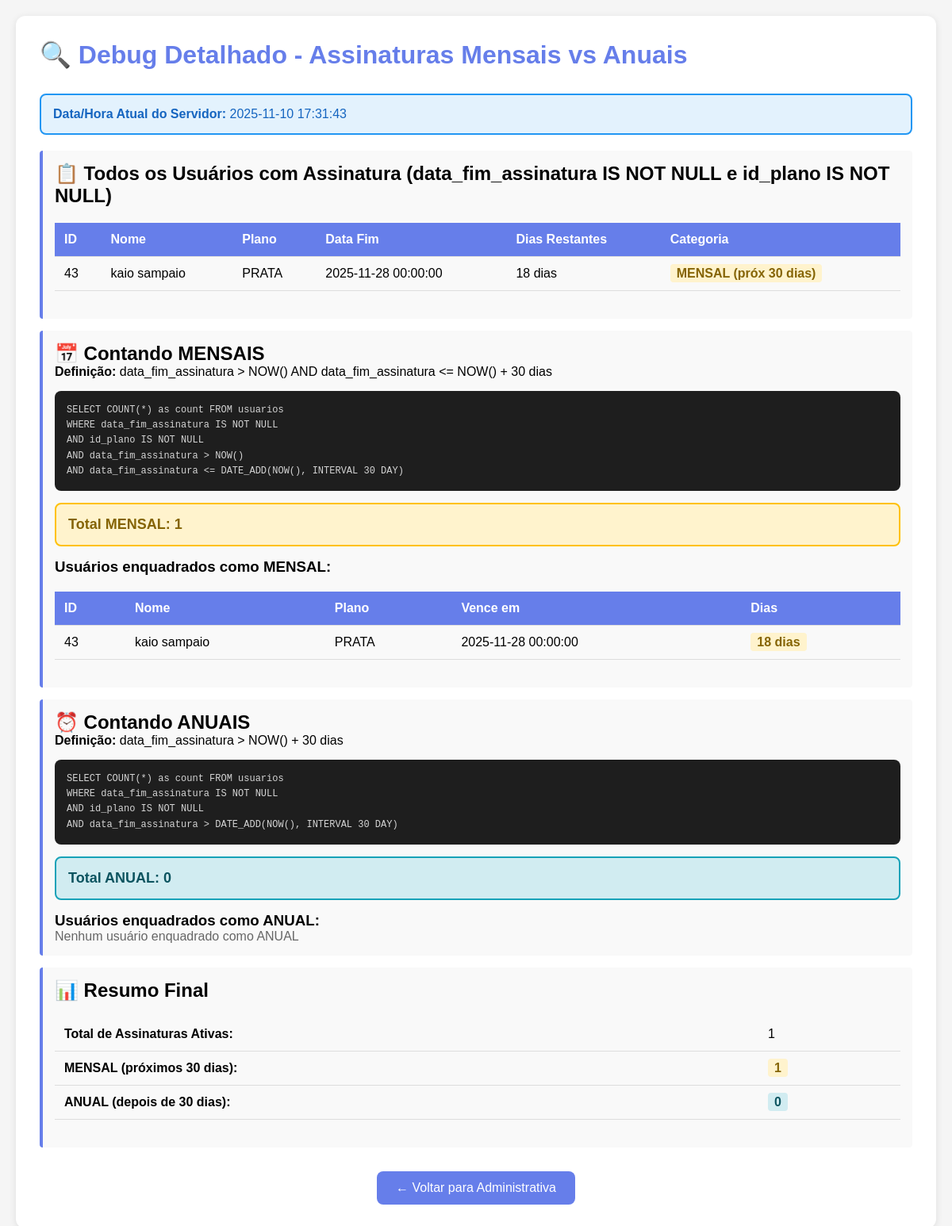
Page /debug-assinaturas.php (signed in) on the committed database.
### tables this page shows
CREATE TABLE `usuarios` (
  `id` int(11) NOT NULL,
  `nome` varchar(100) NOT NULL,
  `email` varchar(100) NOT NULL,
  `senha` varchar(100) NOT NULL,
  `telefone` varchar(45) NOT NULL,
  `genero` varchar(45) NOT NULL,
  `token_recuperacao` varchar(255) NOT NULL,
  `token_expira` datetime NOT NULL,
  `data_cadastro` datetime DEFAULT NULL,
  `status_assinatura` enum('ativa','expirada','trial') DEFAULT 'trial',
  `data_inicio_assinatura` datetime DEFAULT NULL,
  `data_fim_assinatura` datetime DEFAULT NULL,
  `id_plano` int(11) DEFAULT 1,
  `tipo_ciclo` enum('mensal','anual') DEFAULT 'mensal',
  `cartao_salvo` tinyint(1) DEFAULT 0,
  `token_cartao` varchar(255) DEFAULT NULL,
  `ultimos_4_digitos` varchar(4) DEFAULT NULL,
  `bandeira_cartao` varchar(50) DEFAULT NULL,
  `mercadopago_customer_id` varchar(255) DEFAULT NULL,
  `data_renovacao_automatica` datetime DEFAULT NULL,
  `renovacao_ativa` tinyint(1) DEFAULT 1,
  `plano` varchar(50) DEFAULT 'Gratuito',
  `tipo_pagamento` enum('pago','bonus') DEFAULT 'pago'
);

CREATE TABLE `planos` (
  `id` int(11) NOT NULL,
  `nome` varchar(50) NOT NULL,
  `descricao` text DEFAULT NULL,
  `preco_mes` decimal(10,2) NOT NULL,
  `preco_ano` decimal(10,2) NOT NULL,
  `mentores_limite` int(11) DEFAULT 1,
  `entradas_diarias` int(11) DEFAULT 3,
  `ativo` tinyint(1) DEFAULT 1,
  `icone` varchar(50) DEFAULT NULL,
  `cor_tema` varchar(20) DEFAULT NULL,
  `data_criacao` timestamp NOT NULL DEFAULT current_timestamp()
);

### debug-assinaturas.php (the view, shortened to what this page needs)
<?php
require_once 'carregar_sessao.php';
?>
<!DOCTYPE html>
<html lang="pt-br">
<head>
    <link rel="stylesheet" href="https://cdnjs.cloudflare.com/ajax/libs/font-awesome/6.4.0/css/all.min.css">
</head>
<body>
    <div class="container">
        <h1>🔍 Debug Detalhado - Assinaturas Mensais vs Anuais</h1>
        <div class="info-box">
            <strong>Data/Hora Atual do Servidor:</strong>
            <?php
            $result = $conexao->query("SELECT NOW() as agora");
            $row = $result->fetch_assoc();
            echo $row['agora'];
            ?>
        </div>
        <div class="data-box">
            <h2>📋 Todos os Usuários com Assinatura (data_fim_assinatura IS NOT NULL e id_plano IS NOT NULL)</h2>
            <?php
            $result = $conexao->query("
                SELECT
                    u.id,
                    u.nome,
                    u.id_plano,
                    p.nome as plano,
                    u.data_fim_assinatura,
                    DATEDIFF(u.data_fim_assinatura, NOW()) as dias_restantes,
                    CASE
                        WHEN u.data_fim_assinatura <= NOW() THEN 'EXPIRADO'
                        WHEN u.data_fim_assinatura <= DATE_ADD(NOW(), INTERVAL 30 DAY) THEN 'MENSAL (próx 30 dias)'
                        ELSE 'ANUAL (>30 dias)'
                    END as categoria
                FROM usuarios u
                LEFT JOIN planos p ON u.id_plano = p.id
                WHERE u.data_fim_assinatura IS NOT NULL
                AND u.id_plano IS NOT NULL
                ORDER BY u.data_fim_assinatura ASC
            ");
            if ($result && $result->num_rows > 0) {
                echo '<table>';
                echo '<tr>';
                echo '<th>ID</th>';
                echo '<th>Nome</th>';
                echo '<th>Plano</th>';
                echo '<th>Data Fim</th>';
                echo '<th>Dias Restantes</th>';
                echo '<th>Categoria</th>';
                echo '</tr>';
                while ($row = $result->fetch_assoc()) {
                    $categoria = $row['categoria'];
                    $classe = '';
                    if (strpos($categoria, 'MENSAL') !== false) {
                        $classe = 'status-mensal';
                    } elseif (strpos($categoria, 'ANUAL') !== false) {
                        $classe = 'status-anual';
                    }
                    echo '<tr>';
                    echo '<td>' . $row['id'] . '</td>';
                    echo '<td>' . $row['nome'] . '</td>';
                    echo '<td>' . ($row['plano'] ?? 'N/A') . '</td>';
                    echo '<td>' . $row['data_fim_assinatura'] . '</td>';
                    echo '<td>' . $row['dias_restantes'] . ' dias</td>';
                    echo '<td><span class="' . $classe . '">' . $categoria . '</span></td>';
                    echo '</tr>';
                }
                echo '</table>';
            }
            ?>
        </div>
        <div class="data-box">
            <h2>📅 Contando MENSAIS</h2>
            <p><strong>Definição:</strong> data_fim_assinatura > NOW() AND data_fim_assinatura <= NOW() + 30 dias</p>
            <div class="sql-box">
SELECT COUNT(*) as count FROM usuarios <br>
WHERE data_fim_assinatura IS NOT NULL <br>
AND id_plano IS NOT NULL<br>
AND data_fim_assinatura > NOW()<br>
AND data_fim_assinatura <= DATE_ADD(NOW(), INTERVAL 30 DAY)
            </div>
            <?php
            $result = $conexao->query("
                SELECT COUNT(*) as count FROM usuarios
                WHERE data_fim_assinatura IS NOT NULL
                AND id_plano IS NOT NULL
                AND data_fim_assinatura > NOW()
                AND data_fim_assinatura <= DATE_ADD(NOW(), INTERVAL 30 DAY)
            ");
            $mensal_count = $result->fetch_assoc()['count'];
            echo '<div class="resultado mensal">Total MENSAL: <strong>' . $mensal_count . '</strong></div>';
            ?>
            <h3>Usuários enquadrados como MENSAL:</h3>
            <?php
            $result = $conexao->query("
                SELECT
                    u.id,
                    u.nome,
                    p.nome as plano,
                    u.data_fim_assinatura,
                    DATEDIFF(u.data_fim_assinatura, NOW()) as dias_restantes
                FROM usuarios u
                LEFT JOIN planos p ON u.id_plano = p.id
                WHERE u.data_fim_assinatura IS NOT NULL
                AND u.id_plano IS NOT NULL
                AND u.data_fim_assinatura > NOW()
                AND u.data_fim_assinatura <= DATE_ADD(NOW(), INTERVAL 30 DAY)
                ORDER BY u.data_fim_assinatura ASC
            ");
            if ($result && $result->num_rows > 0) {
                echo '<table>';
                echo '<tr>';
                echo '<th>ID</th>';
                echo '<th>Nome</th>';
                echo '<th>Plano</th>';
                echo '<th>Vence em</th>';
                echo '<th>Dias</th>';
                echo '</tr>';
                while ($row = $result->fetch_assoc()) {
                    echo '<tr>';
                    echo '<td>' . $row['id'] . '</td>';
                    echo '<td>' . $row['nome'] . '</td>';
                    echo '<td>' . ($row['plano'] ?? 'N/A') . '</td>';
                    echo '<td>' . $row['data_fim_assinatura'] . '</td>';
                    echo '<td><span class="status-mensal">' . $row['dias_restantes'] . ' dias</span></td>';
                    echo '</tr>';
                }
                echo '</table>';
            } else {
                echo '<p style="color: #666;">Nenhum usuário enquadrado como MENSAL</p>';
            }
            ?>
        </div>
        <div class="data-box">
            <h2>⏰ Contando ANUAIS</h2>
            <p><strong>Definição:</strong> data_fim_assinatura > NOW() + 30 dias</p>
            <div class="sql-box">
SELECT COUNT(*) as count FROM usuarios <br>
WHERE data_fim_assinatura IS NOT NULL <br>
AND id_plano IS NOT NULL<br>
AND data_fim_assinatura > DATE_ADD(NOW(), INTERVAL 30 DAY)
            </div>
            <?php
            $result = $conexao->query("
                SELECT COUNT(*) as count FROM usuarios
                WHERE data_fim_assinatura IS NOT NULL
                AND id_plano IS NOT NULL
                AND data_fim_assinatura > DATE_ADD(NOW(), INTERVAL 30 DAY)
            ");
            $anual_count = $result->fetch_assoc()['count'];
            echo '<div class="resultado anual">Total ANUAL: <strong>' . $anual_count . '</strong></div>';
            ?>
            <h3>Usuários enquadrados como ANUAL:</h3>
            <?php
            $result = $conexao->query("
                SELECT
                    u.id,
                    u.nome,
                    p.nome as plano,
                    u.data_fim_assinatura,
                    DATEDIFF(u.data_fim_assinatura, NOW()) as dias_restantes
                FROM usuarios u
                LEFT JOIN planos p ON u.id_plano = p.id
                WHERE u.data_fim_assinatura IS NOT NULL
                AND u.id_plano IS NOT NULL
                AND u.data_fim_assinatura > DATE_ADD(NOW(), INTERVAL 30 DAY)
                ORDER BY u.data_fim_assinatura ASC
            ");
            if ($result && $result->num_rows > 0) {
                echo '<table>';
                echo '<tr>';
                echo '<th>ID</th>';
                echo '<th>Nome</th>';
                echo '<th>Plano</th>';
                echo '<th>Vence em</th>';
                echo '<th>Dias</th>';
                echo '</tr>';
                while ($row = $result->fetch_assoc()) {
                    echo '<tr>';
                    echo '<td>' . $row['id'] . '</td>';
                    echo '<td>' . $row['nome'] . '</td>';
                    echo '<td>' . ($row['plano'] ?? 'N/A') . '</td>';
                    echo '<td>' . $row['data_fim_assinatura'] . '</td>';
                    echo '<td><span class="status-anual">' . $row['dias_restantes'] . ' dias</span></td>';
                    echo '</tr>';
                }
                echo '</table>';
            } else {
                echo '<p style="color: #666;">Nenhum usuário enquadrado como ANUAL</p>';
            }
            ?>
        </div>
        <div class="data-box">
            <h2>📊 Resumo Final</h2>
            <table>
                <tr>
                    <td><strong>Total de Assinaturas Ativas:</strong></td>
                    <td><?php echo ($mensal_count + $anual_count); ?></td>
                </tr>
                <tr>
                    <td><strong>MENSAL (próximos 30 dias):</strong></td>
                    <td><span class="status-mensal"><?php echo $mensal_count; ?></span></td>
                </tr>
                <tr>
                    <td><strong>ANUAL (depois de 30 dias):</strong></td>
                    <td><span class="status-anual"><?php echo $anual_count; ?></span></td>
                </tr>
            </table>
        </div>
        <div style="text-align: center; margin-top: 30px;">
            <a href="administrativa.php" style="display: inline-block; padding: 12px 24px; background: #667eea; color: white; text-decoration: none; border-radius: 8px;">
                ← Voltar para Administrativa
            </a>
        </div>
    </div>
</body>
</html>

### debug-assinaturas.php (style rules this page uses)
* { margin: 0; padding: 0; box-sizing: border-box; }
body { font-family: 'Poppins', sans-serif; background: #f5f5f5; padding: 20px; }
.container { max-width: 1400px; margin: 0 auto; background: white; border-radius: 12px; padding: 30px; box-shadow: 0 2px 10px rgba(0, 0, 0, 0.1); }
h1 { color: #667eea; margin-bottom: 30px; }
.info-box { background: #e3f2fd; border: 2px solid #2196F3; border-radius: 8px; padding: 15px; margin-bottom: 20px; color: #1565c0; }
.data-box { background: #f9f9f9; border-left: 4px solid #667eea; padding: 15px; margin: 15px 0; border-radius: 4px; }
table { width: 100%; border-collapse: collapse; margin: 20px 0; }
th, td { padding: 12px; text-align: left; border-bottom: 1px solid #ddd; }
th { background: #667eea; color: white; font-weight: 600; }
.status-mensal { background: #fff3cd; padding: 3px 8px; border-radius: 4px; font-weight: bold; color: #856404; }
.status-anual { background: #d1ecf1; padding: 3px 8px; border-radius: 4px; font-weight: bold; color: #0c5460; }
.sql-box { background: #1e1e1e; color: #d4d4d4; padding: 15px; border-radius: 8px; font-family: monospace; overflow-x: auto; margin: 15px 0; font-size: 12px; line-height: 1.6; }
.resultado { font-size: 18px; font-weight: bold; padding: 15px; border-radius: 8px; margin: 15px 0; }
.resultado.mensal { background: #fff3cd; color: #856404; border: 2px solid #ffc107; }
.resultado.anual { background: #d1ecf1; color: #0c5460; border: 2px solid #17a2b8; }

### rows in the picture
usuarios: id "43", nome "kaio sampaio", id_plano.nome "PRATA", data_fim_assinatura "2025-11-28 00:00:00", dias_restantes "18", categoria "MENSAL (próx 30 dias)"

### other values in the picture
$row['agora'] "2025-11-10 17:31:43"
$mensal_count "1"
$anual_count "0"
$mensal_count + $anual_count "1"
